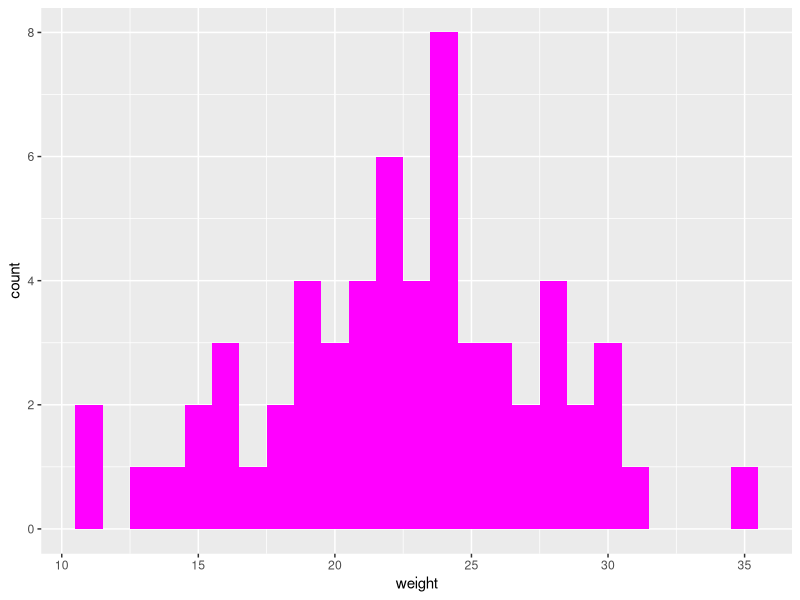
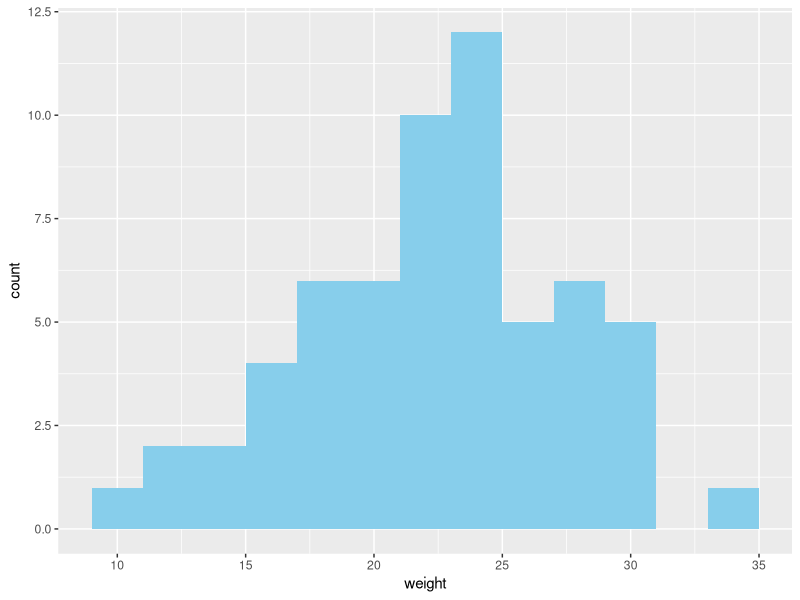
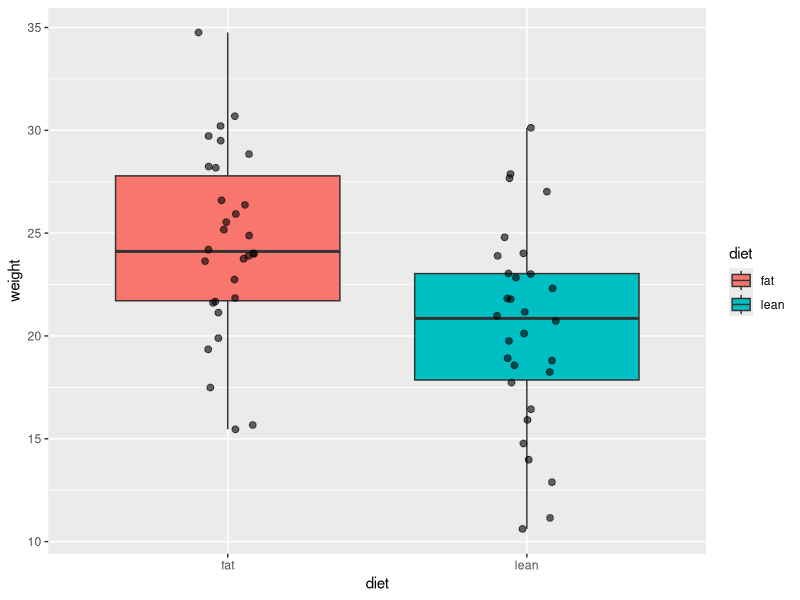
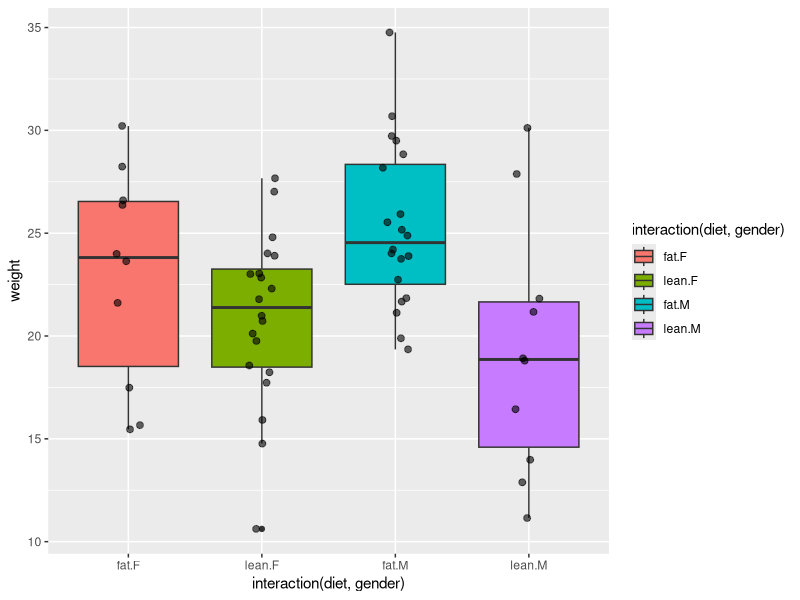
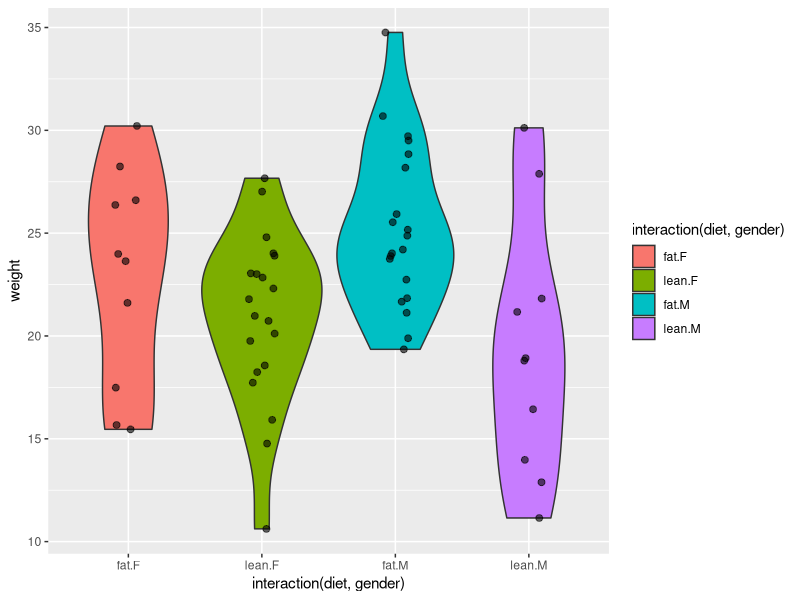
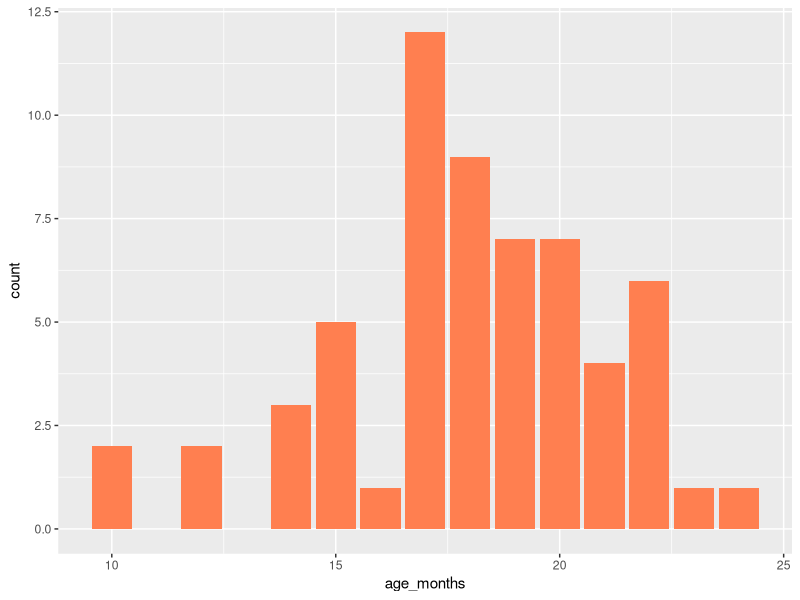
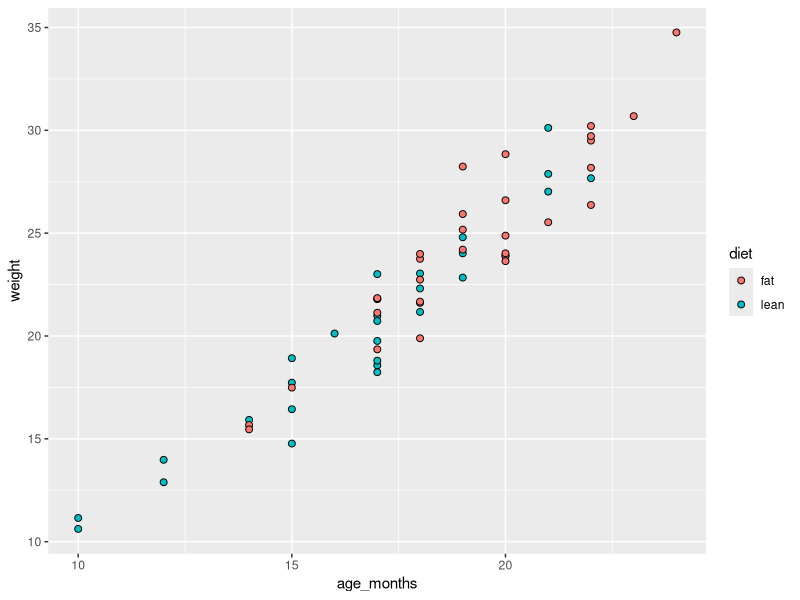
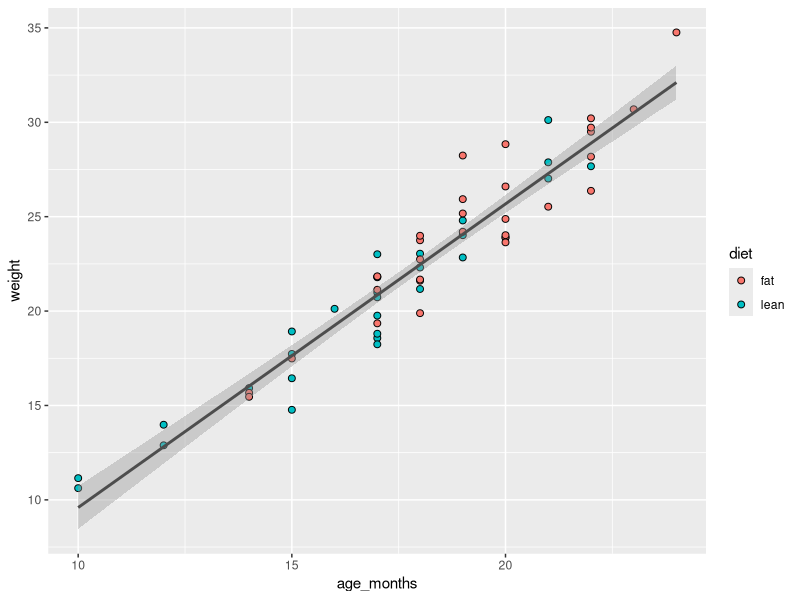

Recreate these plots in R, in order.
## ---- chunk 1
#| label: dataload
#| eval: true
#| echo: true
#| warning: false

# Load required packages
library(tidyverse)     # to ease data wrangling and visualization
library(here)          # to help with file paths 
library(RColorBrewer)  # color palettes
library(patchwork)     # combine plots in panels for figures

# Load the file and save it to object mice_data
mice_data <- read.table(file=here("data/diet_mice_metadata.txt"), 
                        header = TRUE,
                        sep = "\t", dec = ".",
                        stringsAsFactors = TRUE)
## ---- chunk 2
#| label: descStat
#| eval: true
#| echo: true

# Look at the data
head (mice_data, 10)   # Show the first 10 rows
tail (mice_data, 10)   # Show the last 10 rows
# View (mice_data)       # Open a tab in RStudio showing the whole table

# Describe the class of each column in the dataset
str(mice_data)

# Summary statistics per type of diet - min, max, median, average, standard deviation and variance 
summary (mice_data)    # quartiles, median, mean, max and min
sd (mice_data$weight)   # standard deviation of the weight
var(mice_data$weight)   # variance of the weight (var=sd^2)

# The same using tidyverse style programming
mice_data %>%
  group_by(diet) %>%
  summarise(sd = sd(weight))

## ---- chunk 3
#| label: hist
#| eval: true
#| echo: true

# Histogram | binwidth = 1
mice_data %>%
  ggplot(mapping = aes(weight)) +
  geom_histogram(binwidth = 1, fill = "magenta" )

# Histogram | binwidth = 1
mice_data %>%
  ggplot(mapping = aes(weight)) +
  geom_histogram(binwidth = 2, fill = "skyblue" )

## ---- chunk 4
#| label: boxPlot
#| eval: true
#| echo: true

# Box and whiskers plot (Boxplot)
mice_data %>%
  ggplot(mapping=(aes(x=diet,y=weight))) +
  geom_boxplot(aes(fill=diet)) +
  geom_jitter(width=0.1, size=2, alpha=0.6)
  
## ---- chunk 5
#| label: viewExtraData
#| eval: true
#| echo: true

# Diet per gender
mice_data %>%
  ggplot(mapping = aes(x=interaction(diet,gender),y=weight)) +
  geom_boxplot(aes(fill=interaction(diet,gender))) +
  geom_jitter(width=0.1, size=2, alpha=0.6)

# Option: Using violin plots
mice_data %>%
  ggplot(mapping = aes(x=interaction(diet,gender),y=weight)) +
  geom_violin(aes(fill=interaction(diet,gender))) +
  geom_jitter(width=0.1, size=2, alpha=0.6)


# Distribution of age | Using a bar plot because the numeric variable is discrete (not continuous)
mice_data %>%
  ggplot(mapping = aes(age_months)) +
  geom_bar(fill = "coral")

## ---- chunk 6
#| label: freq_table
#| eval: true
#| echo: true

# How many measurements do we have for each gender (a categorical variable)
table(mice_data$gender)

# How many measurements do we have for each diet (a categorical variable)
table(mice_data$diet)

# How many measurements do we have for each gender in each diet? (Count the number of observations in the combination between the two categorical variables).
table(mice_data$diet, mice_data$gender)

# We can also use this for numerical discrete variables, like age.
# How many measurements of each age (a discrete variable) do we have by gender? 
table(mice_data$age_months, mice_data$gender)

# And by diet type? 
table(mice_data$age_months, mice_data$diet)

# What if we want to know the results for each of the three variables: age, diet and gender?
   # Using ftable instead of table to format the output in a more friendly way
ftable(mice_data$age_months, mice_data$diet, mice_data$gender)

# Doing a similar analysis, using tidyverse programming style
mice_data %>%
  group_by(age_months, diet, gender) %>%
  count()

## ---- chunk 7
#| label: correlation
#| eval: true
#| echo: true

# Step1: scatter plot of age and weight to look at the data
mice_data %>%
  ggplot(mapping = aes(x=age_months,y=weight))+
  geom_point(aes(fill=diet), shape=21, size=2)

# Step2: Calculate the Pearson coefficient of correlation (r)
my.correlation <- cor(mice_data$weight, mice_data$age_months, method = "pearson")
my.correlation

# Step3: fit a linear model (using the function lm) and 
# draw it on the scatter plot (using the function abline)
  # NOTE: "weight ~ age" can be read as "weight is modeled as a function of age" or 
  # "weight is explained by age".
  # When using lm() for linear regression, the "y ~ x" formula indicates that 
  # y is the dependent variable and x is the independent variable.

my.lm <- lm (mice_data$weight ~ mice_data$age_months)
print(summary.lm(my.lm, correlation = TRUE))

# Adding the linear model line to the scatter plot
mice_data %>%
  ggplot(mapping = aes(x=age_months,y=weight))+
  geom_point(aes(fill=diet), shape=21, size=2) +
  geom_smooth(method = "lm", se=TRUE, color="grey30") # se is the shaded confidence interval

## ---- chunk 8
#| label: corr_gender
#| eval: true
#| echo: true

# Now making individual linear fits per diet type
mice_data %>%
  ggplot(mapping = aes(x=age_months,y=weight))+
  geom_point(aes(fill=gender), shape=21, size=2) +
  geom_smooth(aes(group=gender, color=gender),method = "lm", se=FALSE)

## ---- chunk 9
#| label: corr_diet
#| eval: true
#| echo: true

# Now making individual linear fits per diet type
mice_data %>%
  ggplot(mapping = aes(x=age_months,y=weight))+
  geom_point(aes(fill=diet), shape=21, size=2) +
  geom_smooth(aes(group=diet, color=diet),method = "lm", se=FALSE)

## ---- chunk 10
#| label: hypothesis
#| eval: true
#| echo: true

# Apply a T-test to the lean and fat diet weights 

### Explanation of the arguments used ###
  # alternative="two.sided" :  two-sided because we want to test any difference between the means, and not only weight gain or weight loss (in which case it would be a one-sided test)

  # paired = FALSE : because we measured the weight in 2 different groups of mice (never the same individual). If we measure a variable 2 times in the same individual the data would be paired.

  # var.equal = TRUE : T-tests apply to equal variance data, so we assume it is TRUE and ask R to estimate the variance (if we chose FALSE, then R uses another similar method called Welch (or Satterthwaite) approximation) 

# Filter lean and fat datasets
mice_data %>%
  filter(diet == "lean") -> lean

mice_data %>%
  filter(diet == "fat") -> fat

# Apply a t-test to the data
ttest <- t.test(lean$weight, fat$weight,
                alternative="two.sided", 
                paired = FALSE, 
                var.equal = TRUE)

# Print the results
ttest
## ---- chunk 11
#| label: ttest
#| eval: true
#| echo: true

# Find the names of the output from the function t.test
names(ttest)

# Extract just the p-value
ttest$p.value


